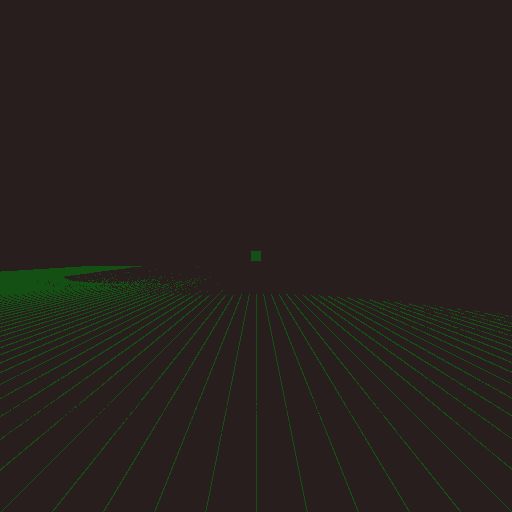
#> input picture GPS_DASH/camera_3d_map/bev_map_20260324_073609.png, 512 x 512 px, given in place of the camera
$ python tesla_bev_mapping.py
#> lines starting #> are read from the running program, lines starting #| are printed output that depends on the picture; after the words box and inside, x2 and y2 are one past the last pixel; in counts of white or black regions, pixels touching at a corner belong together
"""
================================================================================
                    TESLA-STYLE BIRD'S EYE VIEW MAPPING
                    Semantic BEV + Occupancy Grid + FSD Visualization
================================================================================

Features:
    ✅ Bird's Eye View (BEV) projection
    ✅ Semantic occupancy grid (road, obstacle, free space)
    ✅ Inverse Perspective Mapping (IPM)
    ✅ Tesla-style visualization
    ✅ Persistent map accumulation
    ✅ Real-time processing
    ✅ 3D bounding boxes for objects

Requirements:
    pip install opencv-python numpy torch torchvision

Controls:
    Q - Quit
    S - Save map
    B - Toggle BEV view
    O - Toggle occupancy grid
    M - Toggle 3D mode
    R - Reset map
"""

import cv2
import numpy as np
import time
from collections import deque
from datetime import datetime

# ==================== Configuration ====================
CONFIG = {
    # Camera
    "FRAME_WIDTH": 640,
    "FRAME_HEIGHT": 480,
    "FOCAL_LENGTH": 800.0,

    # BEV Settings
    "BEV_WIDTH": 512,
    "BEV_HEIGHT": 512,
    "BEV_RESOLUTION": 0.1,  # meters per pixel
    "BEV_RANGE": 25,        # meters in each direction

    # IPM (Inverse Perspective Mapping)
    "CAMERA_HEIGHT": 1.5,   # meters above ground
    "CAMERA_PITCH": 20.0,   # degrees tilted down
    "CAMERA_YAW": 0.0,

    # Occupancy Grid
    "GRID_SIZE": 512,
    "FREE_SPACE_THRESHOLD": 0.7,
    "OBSTACLE_HEIGHT": 0.5,  # meters

    # Visualization
    "COLOR_BG": (10, 10, 15),
    "COLOR_FREE": (30, 50, 30),      # Green tint - drivable
    "COLOR_OCCUPIED": (50, 30, 30),  # Red tint - obstacle
    "COLOR_UNKNOWN": (20, 20, 25),   # Gray - unknown
    "COLOR_ROAD": (40, 60, 40),
    "COLOR_OBJECT": (200, 100, 50),
    "COLOR_TRAJECTORY": (0, 200, 255),
    "COLOR_CAMERA": (0, 255, 0),
}

# ==================== Global State ====================
class GlobalState:
    def __init__(self):
        # BEV Map
        self.bev_map = np.zeros((CONFIG["BEV_HEIGHT"], CONFIG["BEV_WIDTH"], 3), dtype=np.uint8)
        self.occupancy_grid = np.zeros((CONFIG["GRID_SIZE"], CONFIG["GRID_SIZE"]), dtype=np.float32)
        self.height_map = np.zeros((CONFIG["GRID_SIZE"], CONFIG["GRID_SIZE"]), dtype=np.float32)

        # Camera pose
        self.camera_pos = np.array([0.0, 0.0, 0.0])
        self.camera_yaw = 0.0
        self.trajectory = deque(maxlen=500)
        self.trajectory.append((0.0, 0.0))

        # Objects (3D bounding boxes)
        self.objects = []  # List of {bbox, class, confidence, position}

        # Stats
        self.frame_count = 0
        self.fps = 0
        self.last_fps_time = time.time()

        # Flags
        self.show_bev = True
        self.show_occupancy = True
        self.show_3d = False

        import threading
        self.lock = threading.Lock()

state = GlobalState()

# ==================== Inverse Perspective Mapping ====================
class IPMTransformer:
    """Transform camera view to Bird's Eye View using homography"""

    def __init__(self):
        self.camera_height = CONFIG["CAMERA_HEIGHT"]
        self.camera_pitch = np.radians(CONFIG["CAMERA_PITCH"])
        self.focal_length = CONFIG["FOCAL_LENGTH"]

        # Source points in camera image (trapezoid - road area)
        self.src_points = np.float32([
            [100, 350],   # Bottom-left
            [540, 350],  # Bottom-right
            [280, 200],   # Top-left
            [360, 200]   # Top-right
        ])

        # Destination points in BEV (rectangle)
        self.dst_points = np.float32([
            [50, 450],    # Bottom-left
            [450, 450],  # Bottom-right
            [50, 50],     # Top-left
            [450, 50]    # Top-right
        ])

        # Compute homography matrix
        self.H, _ = cv2.findHomography(self.src_points, self.dst_points)

        # Pre-compute inverse mapping
        self.bev_w, self.bev_h = CONFIG["BEV_WIDTH"], CONFIG["BEV_HEIGHT"]

    # [35 lines left out: functions transform_to_bev, project_point_to_bev, not called in this run]

# ==================== Semantic Segmentation (Lightweight) ====================
class SemanticSegmenter:
    """Lightweight semantic segmentation for road/obstacle detection"""

    def __init__(self):
        self.enabled = True

        # Color ranges for road detection (in HSV)
        self.road_lower = np.array([40, 30, 30])
        self.road_upper = np.array([70, 255, 200])

        # Pre-trained colors for common classes
        self.class_colors = {
            'road': (0, 150, 0),
            'sidewalk': (150, 150, 150),
            'car': (0, 100, 255),
            'person': (255, 0, 0),
            'building': (100, 100, 255),
            'vegetation': (50, 200, 50),
        }

    # [22 lines left out: functions segment_road, detect_obstacles, not called in this run]

# ==================== Occupancy Grid Map ====================
class OccupancyGridMap:
    """Maintain a 2D occupancy grid for navigation"""

    def __init__(self, size=512, resolution=0.1):
        self.size = size
        self.resolution = resolution
        self.grid = np.zeros((size, size), dtype=np.float32)  # -1: unknown, 0: free, 1: occupied
        self.grid[:] = -1  # Initialize as unknown

        self.center = size // 2

    def update(self, camera_pos, camera_yaw, depth_map, image=None):
        """Update occupancy grid with new sensor data"""
        # Convert camera position to grid coordinates
        grid_x = int(camera_pos[0] / self.resolution) + self.center
        grid_y = int(camera_pos[2] / self.resolution) + self.center

        # Clamp to grid bounds
        grid_x = max(0, min(self.size - 1, grid_x))
        grid_y = max(0, min(self.size - 1, grid_y))

        # Update local area around camera
        radius = 50
        for dy in range(-radius, radius):
            for dx in range(-radius, radius):
                x = grid_x + dx
                y = grid_y + dy

                if 0 <= x < self.size and 0 <= y < self.size:
                    # Get depth at this point
                    depth_idx = (dy + radius, dx + radius)

                    if depth_idx[0] < depth_map.shape[0] and depth_idx[1] < depth_map.shape[1]:
                        depth = depth_map[depth_idx]

                        if depth > 0.5:  # Free space
                            self.grid[y, x] = max(self.grid[y, x], 0.0)
                        elif depth > 0.1:  # Obstacle
                            self.grid[y, x] = 1.0

    def get_visualization(self):
        """Convert occupancy grid to color image"""
        vis = np.zeros((self.size, self.size, 3), dtype=np.uint8)

        # Unknown (gray)
        vis[self.grid < 0] = [20, 20, 25]

        # Free space (green)
        free_mask = self.grid >= 0
        vis[free_mask] = [30, 50, 30]

        # Occupied (red)
        occ_mask = self.grid > 0.5
        vis[occ_mask] = [50, 30, 30]

        return vis

# ==================== 3D Bounding Box Estimator ====================
class BoundingBoxEstimator:
    """Estimate 3D bounding boxes from 2D detections"""

    def __init__(self):
        self.class_dimensions = {
            'car': (4.5, 1.5, 2.0),      # (length, height, width) in meters
            'person': (0.5, 1.8, 0.6),
            'truck': (8.0, 3.0, 2.5),
            'bicycle': (1.8, 1.2, 0.6),
        }

    # [25 lines left out: function estimate_3d_bbox, not called in this run]

# ==================== Tesla-Style Renderer ====================
class TeslaRenderer:
    """Render Tesla FSD-style visualization"""

    def __init__(self):
        self.ipm = IPMTransformer()
        self.font = cv2.FONT_HERSHEY_SIMPLEX
        self.font_small = cv2.FONT_HERSHEY_SIMPLEX

        # Pre-compute BEV grid
        self.bev_grid = self._create_bev_grid()

    def _create_bev_grid(self):
        """Create BEV coordinate grid"""
        grid_lines = []
        spacing = int(2.0 / CONFIG["BEV_RESOLUTION"])  # 2 meter grid

        for i in range(-CONFIG["BEV_RANGE"], CONFIG["BEV_RANGE"] + 1, 2):
            x = CONFIG["BEV_WIDTH"] // 2 + int(i / CONFIG["BEV_RESOLUTION"])
            grid_lines.append(((x, 0), (x, CONFIG["BEV_HEIGHT"])))
            grid_lines.append(((0, x), (CONFIG["BEV_WIDTH"], x)))

        return grid_lines

    def render(self, frame, bev_view=None):
        """Render complete Tesla-style dashboard"""
        with state.lock:
            dashboard = np.zeros((700, 1280, 3), dtype=np.uint8)
            dashboard[:] = CONFIG["COLOR_BG"]

            # Left panel - Camera feed
            cam_panel = dashboard[0:480, 0:640]
            if frame.shape[0] != 480 or frame.shape[1] != 640:
                resized = cv2.resize(frame, (640, 480))
            else:
                resized = frame
            cam_panel[:] = resized

            # Right-top panel - BEV Map
            bev_panel = dashboard[0:350, 640:1280]
            self._render_bev_map(bev_panel)

            # Right-bottom panel - Occupancy Grid
            occ_panel = dashboard[350:480, 640:1280]
            self._render_occupancy_grid(occ_panel)

            # Bottom panel - Stats
            stats_panel = dashboard[480:700, :]
            self._render_stats(stats_panel)

            # Overlay on camera
            self._render_camera_overlay(cam_panel)

        return dashboard

    def _render_bev_map(self, panel):
        """Render Bird's Eye View map"""
        panel[:] = CONFIG["COLOR_BG"]

        # Draw grid
        for line in self.bev_grid:
            cv2.line(panel, line[0], line[1], (40, 40, 50), 1)

        # Draw trajectory
        if len(state.trajectory) > 1:
            traj_points = []
            for pos in state.trajectory:
                x = CONFIG["BEV_WIDTH"] // 2 + int(pos[0] / CONFIG["BEV_RESOLUTION"])
                y = CONFIG["BEV_HEIGHT"] // 2 - int(pos[1] / CONFIG["BEV_RESOLUTION"])
                traj_points.append([x, y])

            cv2.polylines(panel, [np.array(traj_points, np.int32)],
                         False, CONFIG["COLOR_TRAJECTORY"], 2)

        # Draw camera (ego vehicle)
        cam_x = CONFIG["BEV_WIDTH"] // 2
        cam_y = CONFIG["BEV_HEIGHT"] // 2

        # Draw vehicle as rectangle
        vehicle_w, vehicle_h = 20, 40
        vehicle_pts = np.array([
            [cam_x - vehicle_w//2, cam_y + vehicle_h//2],
            [cam_x + vehicle_w//2, cam_y + vehicle_h//2],
            [cam_x + vehicle_w//2, cam_y - vehicle_h//2],
            [cam_x - vehicle_w//2, cam_y - vehicle_h//2],
        ], np.int32)
        cv2.fillPoly(panel, [vehicle_pts], CONFIG["COLOR_CAMERA"])

        # Draw heading indicator
        heading_end = (cam_x, cam_y - vehicle_h//2 - 10)
        cv2.line(panel, (cam_x, cam_y), heading_end, (255, 255, 0), 2)

        # Draw objects as 3D bounding boxes (top-down view)
        for obj in state.objects:
            pos = obj.get('position', state.camera_pos)

            # Project to BEV
            obj_x = CONFIG["BEV_WIDTH"] // 2 + int((pos[0] - state.camera_pos[0]) / CONFIG["BEV_RESOLUTION"])
            obj_y = CONFIG["BEV_HEIGHT"] // 2 - int((pos[2] - state.camera_pos[2]) / CONFIG["BEV_RESOLUTION"])

            # Draw bounding box
            bbox_w = int(obj.get('dimensions', [2.0, 1.5, 1.0])[2] / CONFIG["BEV_RESOLUTION"])
            bbox_h = int(obj.get('dimensions', [2.0, 1.5, 1.0])[0] / CONFIG["BEV_RESOLUTION"])

            bbox_pts = np.array([
                [obj_x - bbox_w//2, obj_y + bbox_h//2],
                [obj_x + bbox_w//2, obj_y + bbox_h//2],
                [obj_x + bbox_w//2, obj_y - bbox_h//2],
                [obj_x - bbox_w//2, obj_y - bbox_h//2],
            ], np.int32)

            cv2.polylines(panel, [bbox_pts], True, CONFIG["COLOR_OBJECT"], 2)

            # Label
            label = obj.get('class', 'object')
            cv2.putText(panel, label, (obj_x - 30, obj_y - 10),
                       self.font_small, 0.5, CONFIG["COLOR_OBJECT"], 1)

        # Range indicator
        range_m = CONFIG["BEV_RANGE"]
        cv2.putText(panel, f"{range_m}m", (10, 30),
                   self.font_small, 0.5, (150, 150, 150), 1)

        # Title
        cv2.putText(panel, "BIRD'S EYE VIEW", (10, 320),
                   self.font, 0.6, (255, 255, 255), 1)

    def _render_occupancy_grid(self, panel):
        """Render occupancy grid visualization"""
        panel[:] = CONFIG["COLOR_UNKNOWN"]

        # Get occupancy visualization
        occ_vis = state.occupancy_grid

        # Resize to fit panel
        occ_resized = cv2.resize(occ_vis, (panel.shape[1], panel.shape[0]),
                                interpolation=cv2.INTER_NEAREST)

        # Blend with panel
        mask = occ_resized > 0
        panel[mask] = occ_resized[mask]

        # Title
        cv2.putText(panel, "OCCUPANCY GRID", (10, 30),
                   self.font, 0.5, (255, 255, 255), 1)

        # Legend
        legend_y = 50
        cv2.rectangle(panel, (10, legend_y), (30, legend_y + 15), CONFIG["COLOR_FREE"], -1)
        cv2.putText(panel, "Free", (35, legend_y + 12),
                   self.font_small, 0.4, (200, 200, 200), 1)

        cv2.rectangle(panel, (10, legend_y + 20), (30, legend_y + 35), CONFIG["COLOR_OCCUPIED"], -1)
        cv2.putText(panel, "Occupied", (35, legend_y + 32),
                   self.font_small, 0.4, (200, 200, 200), 1)

    def _render_camera_overlay(self, panel):
        """Render overlay on camera feed"""
        # Detection boxes (simulated)
        cv2.rectangle(panel, (200, 150), (400, 350), CONFIG["COLOR_OBJECT"], 2)
        cv2.putText(panel, "OBJECT 85%", (200, 145),
                   self.font_small, 0.5, CONFIG["COLOR_OBJECT"], 1)

        # Stats overlay
        y = 30
        cv2.putText(panel, f"FPS: {state.fps:.1f}", (10, y),
                   self.font, 0.6, CONFIG["COLOR_CAMERA"], 2)
        y += 25
        cv2.putText(panel, f"Pos: [{state.camera_pos[0]:.2f}, {state.camera_pos[2]:.2f}]",
                   (10, y), self.font_small, 0.5, (255, 255, 255), 1)
        y += 20
        cv2.putText(panel, f"Objects: {len(state.objects)}",
                   (10, y), self.font_small, 0.5, (255, 255, 255), 1)
        y += 20
        cv2.putText(panel, f"Mode: BEV", (10, y),
                   self.font_small, 0.5, (0, 200, 255), 1)

    def _render_stats(self, panel):
        """Render bottom stats panel"""
        panel[:] = (10, 10, 20)

        cv2.line(panel, (0, 100), (1280, 100), (40, 40, 50), 1)

        stats = [
            ("FRAMES", str(state.frame_count), 50),
            ("POSITION", f"[{state.camera_pos[0]:.2f}, {state.camera_pos[2]:.2f}]", 200),
            ("OBJECTS", str(len(state.objects)), 400),
            ("TRAJECTORY", str(len(state.trajectory)), 550),
            ("FPS", f"{state.fps:.1f}", 700),
            ("YAW", f"{np.degrees(state.camera_yaw):.1f}°", 850),
        ]

        for label, value, x in stats:
            cv2.putText(panel, label, (x, 35),
                       self.font_small, 0.5, (100, 100, 100), 1)
            cv2.putText(panel, value, (x, 65),
                       self.font, 0.7, (255, 255, 255), 1)

        # Controls
        controls = [
            ("Q", "Quit", 950),
            ("S", "Save", 1020),
            ("B", "BEV", 1090),
            ("O", "Occupancy", 1150),
            ("R", "Reset", 1230),
        ]

        for key, action, x in controls:
            cv2.putText(panel, f"[{key}] {action}", (x, 35),
                       self.font_small, 0.45, (150, 150, 150), 1)

# ==================== Main SLAM System ====================
class BEVSLAMSystem:
    def __init__(self):
        self.ipm = IPMTransformer()
        self.segmenter = SemanticSegmenter()
        self.occupancy_map = OccupancyGridMap()
        self.bbox_estimator = BoundingBoxEstimator()
        self.renderer = TeslaRenderer()

        self.prev_frame = None
        self.cumulative_yaw = 0.0

    def process_frame(self, frame):
        """Process frame and update BEV map"""
        state.frame_count += 1

        # Update FPS
        now = time.time()
        if now - state.last_fps_time > 1.0:
            state.fps = state.frame_count / (now - state.last_fps_time)
            state.frame_count = 0
            state.last_fps_time = now

        # Create depth estimate (simplified - based on optical flow)
        depth_map = self._estimate_depth(frame)

        # Update occupancy grid
        if state.show_occupancy:
            self.occupancy_map.update(
                state.camera_pos,
                self.cumulative_yaw,
                depth_map,
                frame
            )
            state.occupancy_grid = self.occupancy_map.get_visualization()

        # Simulate object detection (in real system, use YOLO)
        if state.frame_count % 30 == 0:
            self._detect_objects_simulated(frame, depth_map)

        # Update camera position (simulated - in real system use visual odometry)
        self._update_camera_pose(frame)

        # Store for next frame
        self.prev_frame = frame.copy()

        return frame

    def _estimate_depth(self, frame):
        """Estimate depth from single image (simplified)"""
        gray = cv2.cvtColor(frame, cv2.COLOR_BGR2GRAY)

        # Use optical flow magnitude as depth proxy
        if self.prev_frame is not None:
            flow = cv2.calcOpticalFlowFarneback(
                cv2.cvtColor(self.prev_frame, cv2.COLOR_BGR2GRAY),
                gray,
                None,
                0.5, 3, 15, 3, 5, 1.2, 0
            )
            magnitude = np.sqrt(flow[:,:,0]**2 + flow[:,:,1]**2)
            depth = 1.0 / (magnitude + 0.1)  # Inverse relationship
            return np.clip(depth, 0, 10)

        return np.ones((frame.shape[0], frame.shape[1])) * 5.0

    # [24 lines left out: function _detect_objects_simulated, not called in this run]

    def _update_camera_pose(self, frame):
        """Update camera pose (simplified - use visual odometry in production)"""
        # Simulate small forward movement
        delta = 0.1

        # Update position based on yaw
        state.camera_pos[0] += delta * np.sin(self.cumulative_yaw)
        state.camera_pos[2] += delta * np.cos(self.cumulative_yaw)

        # Add to trajectory
        state.trajectory.append((state.camera_pos[0], state.camera_pos[2]))

    def render(self, frame):
        """Render dashboard"""
        return self.renderer.render(frame)

    # [25 lines left out: function save_data, not called in this run]

# ==================== Main ====================
def main():
    print("\n" + "=" * 70)
    print("        TESLA-STYLE BIRD'S EYE VIEW MAPPING")
    print("        Semantic BEV + Occupancy Grid + FSD Visualization")
    print("=" * 70)
    print("\n📋 INSTRUCTIONS:")
    print("   • Move camera to build the map")
    print("   • BEV shows top-down view (like Google Maps)")
    print("   • Occupancy grid shows free/occupied space")
    print("   • Objects shown as 3D bounding boxes")
    print("\n🎮 CONTROLS:")
    print("   Q - Quit")
    print("   S - Save map")
    print("   B - Toggle BEV view")
    print("   O - Toggle occupancy grid")
    print("   R - Reset map")
    print("\n🚀 Starting...\n")

    cap = cv2.VideoCapture(0)
    cap.set(cv2.CAP_PROP_FRAME_WIDTH, CONFIG["FRAME_WIDTH"])
    cap.set(cv2.CAP_PROP_FRAME_HEIGHT, CONFIG["FRAME_HEIGHT"])

    if not cap.isOpened():
        print("❌ Cannot open camera!")
        return

    slam = BEVSLAMSystem()
    print("✅ Ready! Move camera to start mapping...\n")

    while True:
        ret, frame = cap.read()
#> frame is the input picture: shape (512, 512, 3); mean B, G, R 29.5, 32.3, 39.1
        if not ret:
            break

        processed = slam.process_frame(frame)
#> in _estimate_depth, `gray = cv2.cvtColor(frame, cv2.COLOR_BGR2GRAY)`:
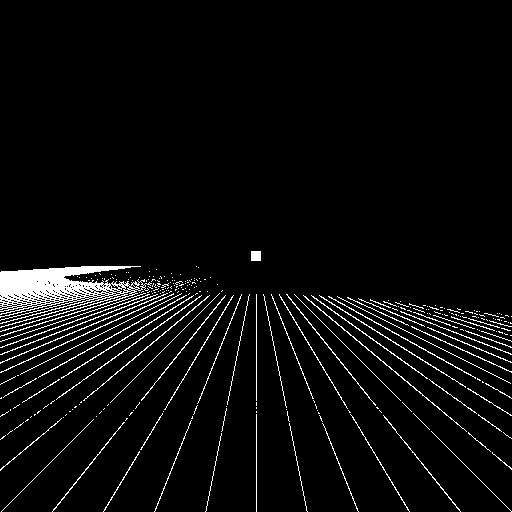
#> gray: shape (512, 512); values 33 (black) and 55 (white), 4.6% white in thin lines or dots, all inside (x1, y1, x2, y2) = (0, 251, 512, 512)
#> after the loop in update, `for dy in range(-radius, radius):`:
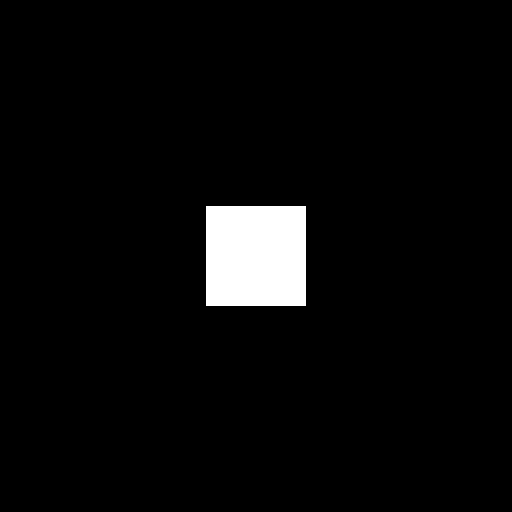
#> self.grid: shape (512, 512) float32; values -1 (black) and 0 (white), 3.8% white; 1 white region, box (x1, y1, x2, y2) and area: (206, 206, 306, 306) 10000
        dashboard = slam.render(processed)
#> in render, `resized = cv2.resize(frame, (640, 480))`:
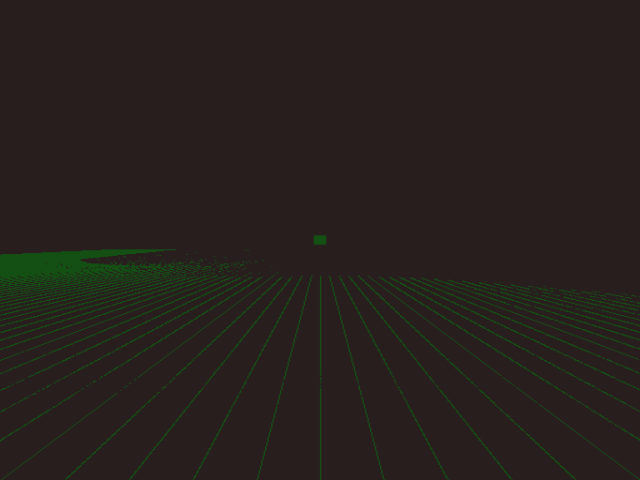
#> resized: shape (480, 640, 3); mean B, G, R 29.5, 32.3, 39.1
#> in _render_bev_map, `cv2.putText(panel, "BIRD'S EYE VIEW", (10, 320), self.font, 0.6, (255,..`:
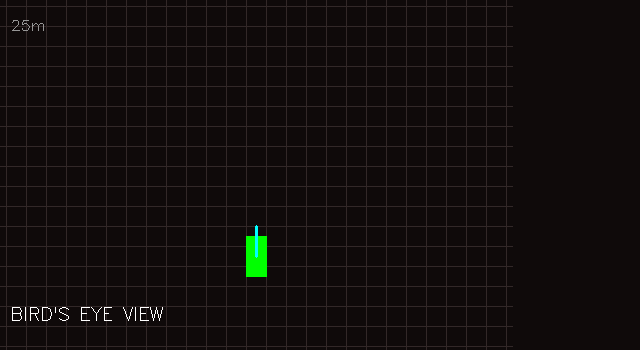
#> panel: shape (350, 640, 3); mean of channels 0, 1, 2 12.9, 13.8, 18.2; drawn as B, G, R
#> in _render_occupancy_grid, `occ_resized = cv2.resize(occ_vis, (panel.shape[1], panel.shape[0]), in..`:
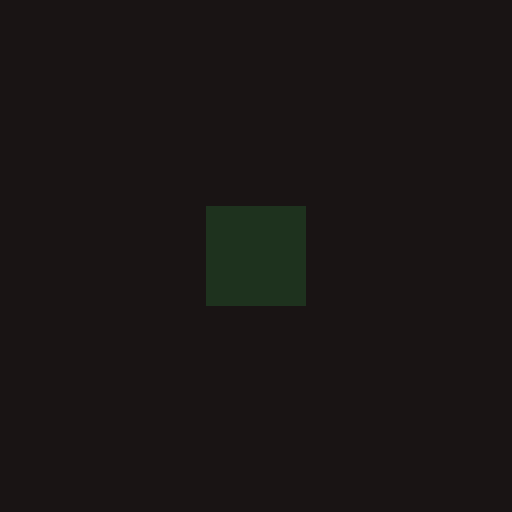
#> occ_vis: shape (512, 512, 3); mean of channels 0, 1, 2 20.4, 21.1, 25.2; drawn as B, G, R
#> in _render_occupancy_grid, `cv2.putText(panel, "OCCUPANCY GRID", (10, 30), self.font, 0.5, (255, 2..`:
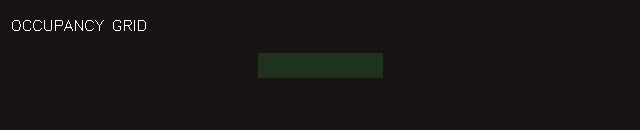
#> panel: shape (130, 640, 3); mean of channels 0, 1, 2 21.3, 22, 26.1; drawn as B, G, R
#> in _render_stats, `cv2.line(panel, (0, 100), (1280, 100), (40, 40, 50), 1)`:
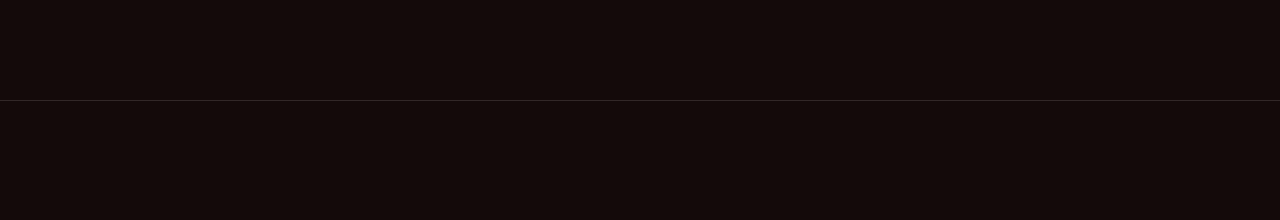
#> panel: shape (220, 1280, 3); mean of channels 0, 1, 2 10.1, 10.1, 20.1; drawn as B, G, R
#> (the rest of the program and of its run is left out)
